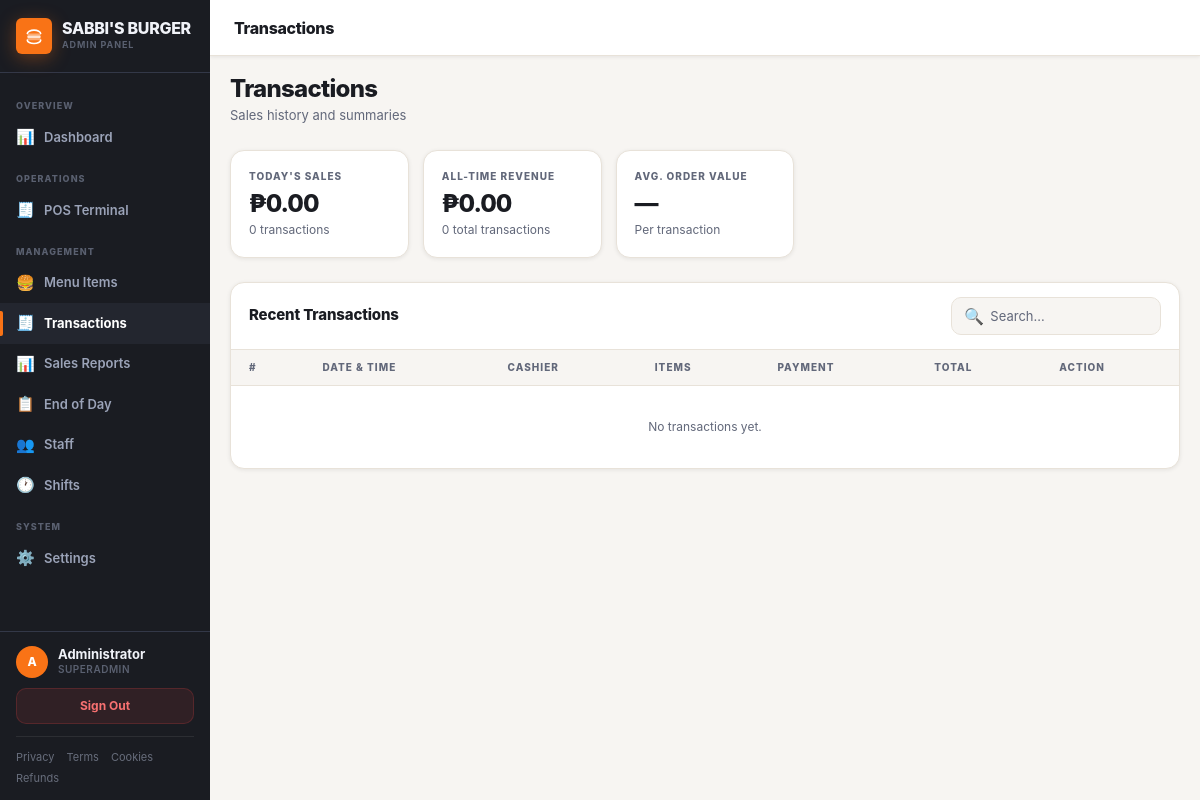
Page /transactions (signed in) on the earlier database version.
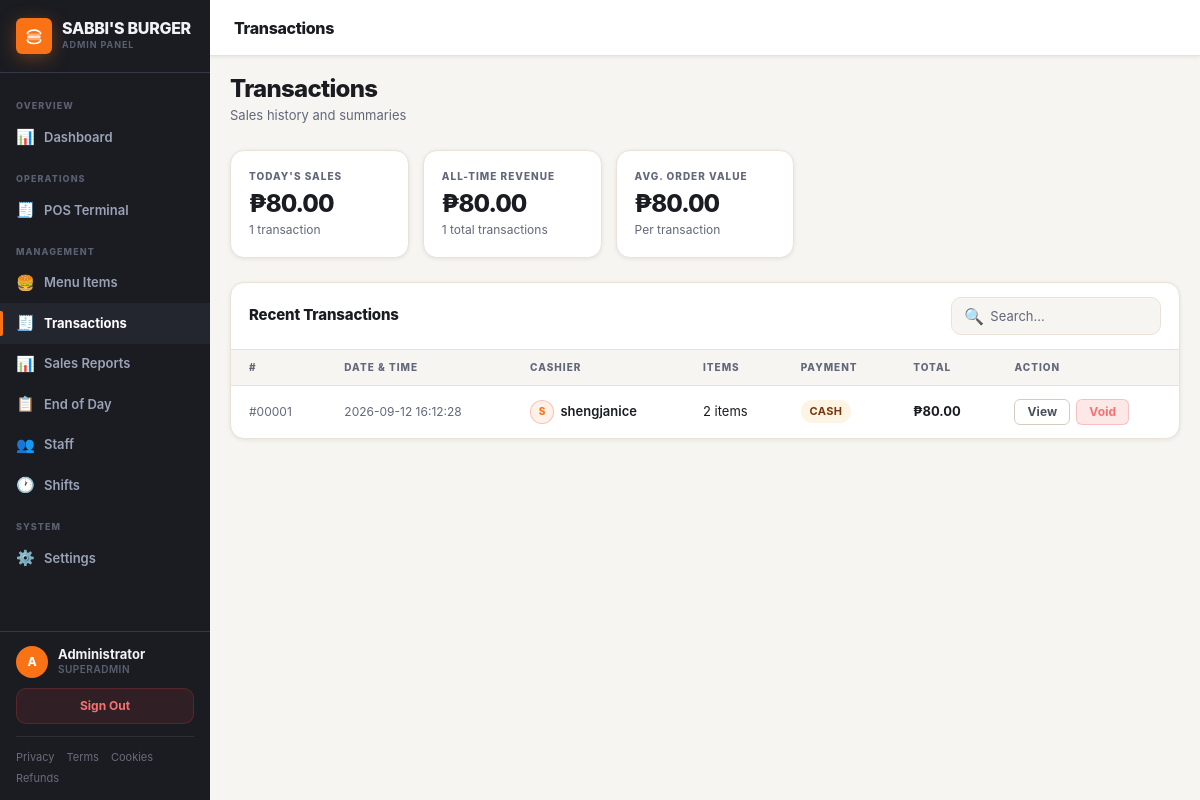
Same page on the later database version.
### tables this page shows
CREATE TABLE transactions (
    id INTEGER PRIMARY KEY AUTOINCREMENT,
    order_number TEXT NOT NULL,
    total REAL NOT NULL,
    discount REAL DEFAULT 0,
    cash_tendered REAL,
    change_given REAL,
    payment_method TEXT DEFAULT 'cash',
    gcash_ref TEXT,
    served_by INTEGER,
    notes TEXT,
    created_at TIMESTAMP DEFAULT CURRENT_TIMESTAMP,
    FOREIGN KEY (served_by) REFERENCES users(id)
);

### app.py (the view)
@app.route('/transactions')
@superadmin_required
def transactions():
    today, overall = get_sales_summary()
    return render_template('admin/transactions.html',
                           transactions=get_all_transactions(),
                           today=today, overall=overall)

### app.py (called while the page is built)
@app.context_processor
def inject_globals():
    s = load_settings()
    return {
        'current_user':   current_user(),
        'app_name':       s.get('store_name', 'My Store'),
        'store_tagline':  s.get('store_tagline', 'Point of Sale System'),
        'currency':       s.get('currency_symbol', '₱'),
        'logo_emoji':     s.get('logo_emoji', '🛒'),
        'receipt_footer': s.get('receipt_footer', 'Thank you!'),
        'settings':       s,
        'font_url':       FONT_OPTIONS.get(s.get('font','nunito'), FONT_OPTIONS['nunito'])['google'],
        'active_shift':   get_active_shift(session['user_id']) if 'user_id' in session else None,
    }

### auth.py (called while the page is built)
def current_user():
    if 'user_id' not in session:
        return None
    with get_db() as conn:
        return conn.execute(
            "SELECT * FROM users WHERE id = ? AND is_active = 1", (session['user_id'],)
        ).fetchone()

def is_logged_in():
    return 'user_id' in session

### config.py (called while the page is built)
def load_settings():
    try:
        with open(SETTINGS_PATH, 'r', encoding='utf-8') as f:
            data = json.load(f)
        return {**DEFAULTS, **data}
    except Exception:
        return dict(DEFAULTS)

### templates/admin/transactions.html (shortened to what this page needs)
{% extends "admin/base_admin.html" %}
{% block page_title %}Transactions{% endblock %}
{% block content %}
<div class="page-header">
  <div>
    <h1>Transactions</h1>
    <p>Sales history and summaries</p>
  </div>
</div>
<div class="stats-grid">
  <div class="stat-card">
    <div class="stat-card-label">Today's Sales</div>
    <div class="stat-card-value">{{ currency }}{{ "%.2f"|format(today.total) }}</div>
    <div class="stat-card-sub">{{ today.count }} transaction{{ 's' if today.count != 1 }}</div>
  </div>
  <div class="stat-card">
    <div class="stat-card-label">All-Time Revenue</div>
    <div class="stat-card-value">{{ currency }}{{ "%.2f"|format(overall.total) }}</div>
    <div class="stat-card-sub">{{ overall.count }} total transactions</div>
  </div>
  <div class="stat-card">
    <div class="stat-card-label">Avg. Order Value</div>
    <div class="stat-card-value">
      {% if overall.count > 0 %}
        {{ currency }}{{ "%.2f"|format(overall.total / overall.count) }}
      {% else %}—{% endif %}
    </div>
    <div class="stat-card-sub">Per transaction</div>
  </div>
</div>
<div class="table-card">
  <div class="table-card-header">
    <span class="table-card-title">Recent Transactions</span>
    <div class="table-search">
      <span>🔍</span>
      <input type="text" id="search-tx" placeholder="Search…">
    </div>
  </div>
  <div class="table-wrap">
    <table id="tx-table">
      <thead>
        <tr>
          <th>#</th>
          <th>Date & Time</th>
          <th>Cashier</th>
          <th>Items</th>
          <th>Payment</th>
          <th>Total</th>
          <th>Action</th>
        </tr>
      </thead>
      <tbody>
        {% for tx in transactions %}
        <tr>
          <td class="td-muted">#{{ "%05d"|format(tx.id) }}</td>
          <td class="td-muted">{{ tx.created_at }}</td>
          <td>
            {% if tx.cashier_name %}
            <div style="display:flex;align-items:center;gap:.4rem">
              <div style="width:24px;height:24px;border-radius:50%;background:var(--brand-dim);border:1.5px solid rgba(232,59,42,.25);display:flex;align-items:center;justify-content:center;font-size:.625rem;font-weight:800;color:var(--brand);flex-shrink:0">{{ tx.cashier_name[0]|upper }}</div>
              <span style="font-size:.8125rem;font-weight:600;color:var(--text-dark)">{{ tx.cashier_name }}</span>
            </div>
            {% else %}
            <span class="td-muted">—</span>
            {% endif %}
          </td>
          <td>{{ tx.item_count }} item{{ 's' if tx.item_count != 1 }}</td>
          <td>
            <span class="badge badge-{{ tx.payment_method }}">{{ tx.payment_method | title }}</span>
          </td>
          <td><strong>{{ currency }}{{ "%.2f"|format(tx.total) }}</strong></td>
          <td>
            <div class="td-actions">
              <a href="{{ url_for('transaction_detail', transaction_id=tx.id) }}" class="btn btn-ghost btn-sm">View</a>
              <form id="void-{{ tx.id }}" method="POST" action="{{ url_for('void_transaction_route', transaction_id=tx.id) }}" style="display:inline">
                <button type="button" class="btn btn-sm"
                  style="background:var(--danger-dim);border-color:rgba(239,68,68,.25);color:var(--danger-text)"
                  onclick="confirmDelete('void-{{ tx.id }}', 'Void order {{ tx.order_number }}? This will restore stock and cannot be undone.')">
                  Void
                </button>
              </form>
            </div>
          </td>
        </tr>
        {% else %}
        <tr><td colspan="7" class="td-muted" style="text-align:center; padding:2rem;">No transactions yet.</td></tr>
        {% endfor %}
      </tbody>
    </table>
  </div>
</div>
{% endblock %}

Differences in the rows shown:
added transactions: id "00001", created_at "2026-09-12 16:12:28", cashier_name "S", cashier_name "shengjanice", item_count "2", item_count "s", payment_method "CASH", currency "₱", total "80.00"
Other differences:
{{ "%.2f"|format(today.total) }}: "0.00" → "80.00"
{{ today.count }}: "0" → "1"
{{ "%.2f"|format(overall.total) }}: "0.00" → "80.00"
{{ overall.count }}: "0" → "1"
{{ currency }}: (not shown) → "₱"
{{ "%.2f"|format(overall.total / overall.count) }}: (not shown) → "80.00"
{{ 's' if today.count != 1 }}: "s" → (not shown)
text no longer shown: "— No transactions yet."
